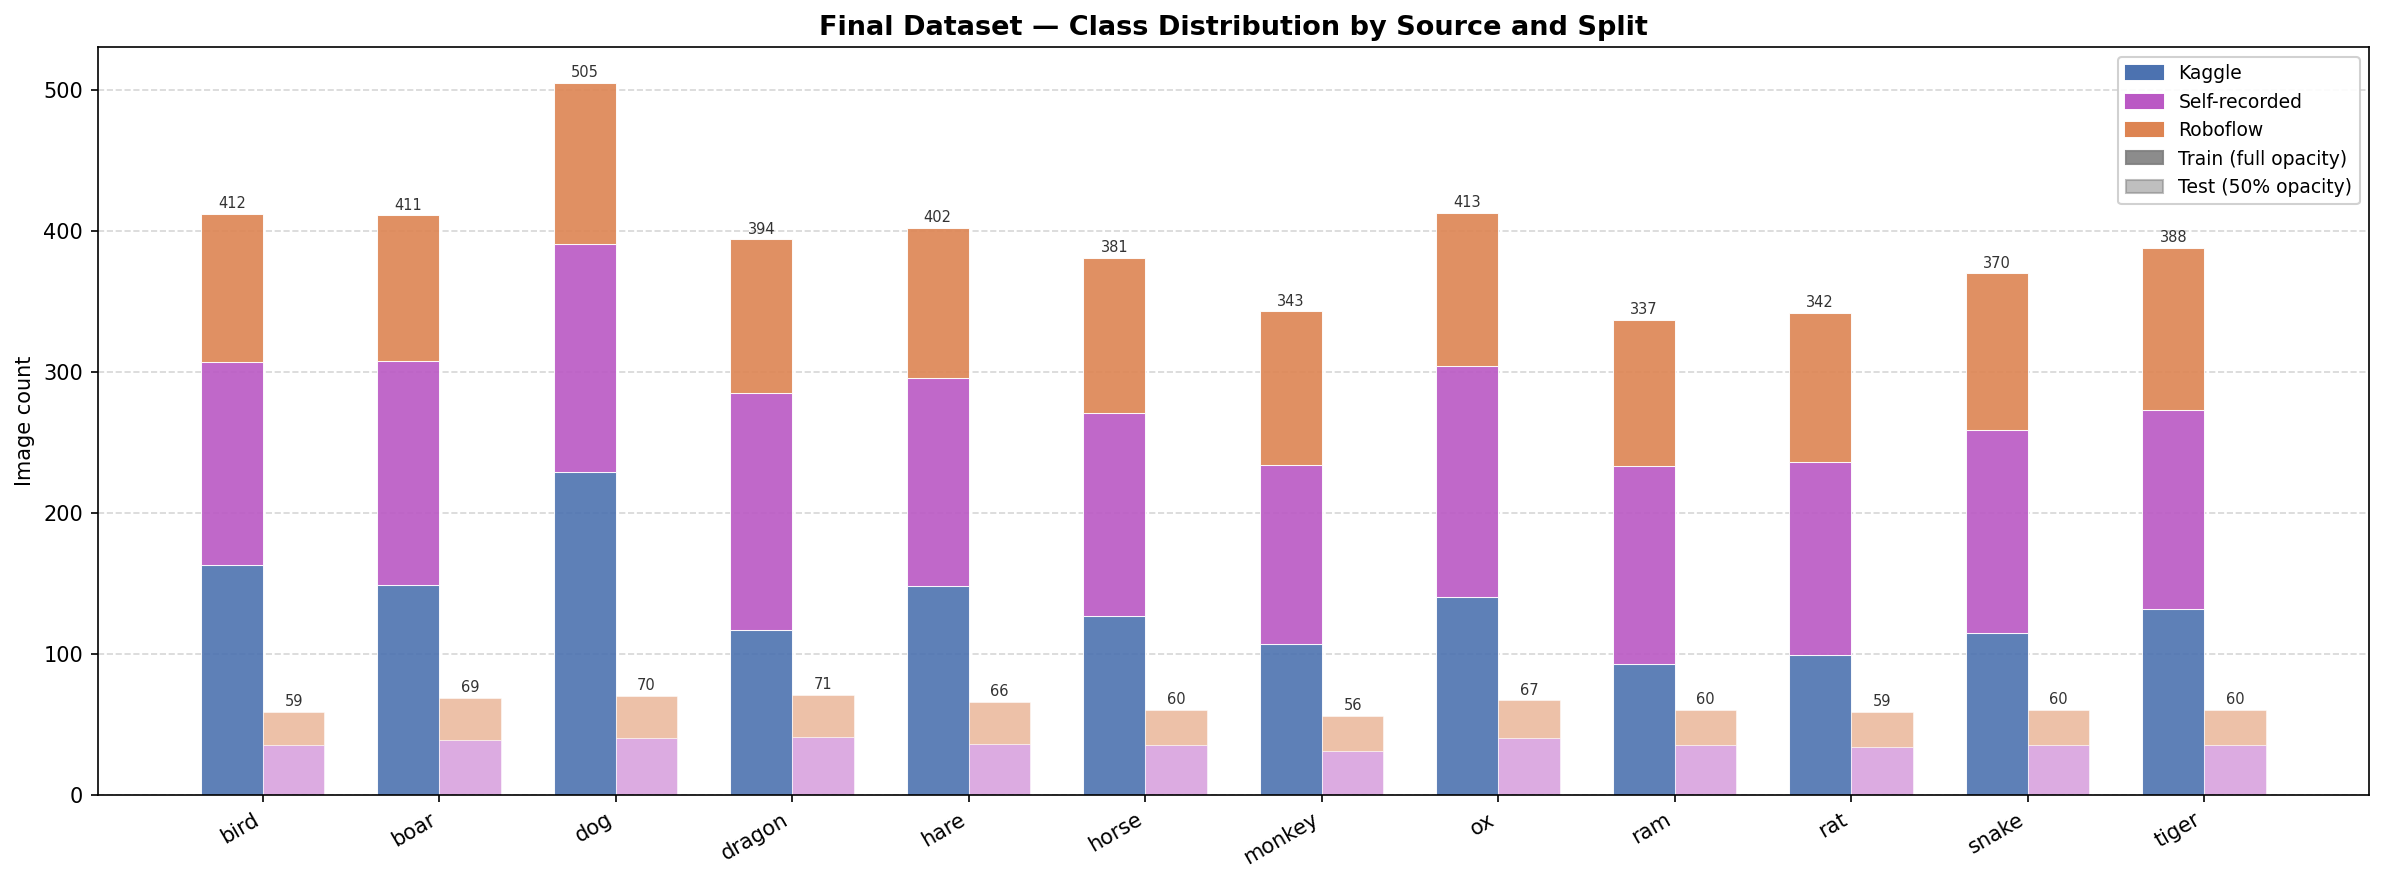

Reproduce this figure in Python.
"""Analyzes the Final dataset and creates a stacked bar chart by class, split, and image source."""

from pathlib import Path
import matplotlib.pyplot as plt
import matplotlib.patches as mpatches
import numpy as np


OWN_NAMES = {"ishana", "mert", "jeni", "ajeong", "chenxi"}


def get_source(filename: str) -> str:
    name = filename.lower()
    if name.startswith("img"):
        return "kaggle"
    if any(person in name for person in OWN_NAMES):
        return "own"
    return "roboflow"


def count_images(split_dir: Path) -> dict[str, dict[str, int]]:
    """
    Returns {class_name: {"kaggle": n, "own": n, "roboflow": n}}
    """
    counts = {}
    for class_dir in sorted(split_dir.iterdir()):
        if not class_dir.is_dir():
            continue
        class_name = class_dir.name.lower()
        counts[class_name] = {"kaggle": 0, "own": 0, "roboflow": 0}
        for img in class_dir.iterdir():
            if img.is_file():
                counts[class_name][get_source(img.name)] += 1
    return counts


def plot(
    train_counts: dict,
    test_counts:  dict,
    output_path:  Path,
):
    classes = sorted(set(list(train_counts.keys()) + list(test_counts.keys())))
    n       = len(classes)
    x       = np.arange(n)

    # Colors
    colors = {
        "kaggle":   "#4C72B0",
        "own":      "#BA58C4",
        "roboflow": "#DD8452",
    }

    bar_w = 0.35

    fig, ax = plt.subplots(figsize=(16, 6))

    for i, (split_counts, offset, label_suffix) in enumerate([
        (train_counts, -bar_w / 2, "Train"),
        (test_counts,  +bar_w / 2, "Test"),
    ]):
        bottoms = np.zeros(n)
        for source in ("kaggle", "own", "roboflow"):
            values = np.array([split_counts.get(cls, {}).get(source, 0) for cls in classes])
            bars   = ax.bar(
                x + offset, values, bar_w,
                bottom=bottoms,
                color=colors[source],
                alpha=0.9 if label_suffix == "Train" else 0.5,
                edgecolor="white",
                linewidth=0.5,
            )
            bottoms += values

        # Total label on top of each bar
        totals = np.array([sum(split_counts.get(cls, {}).values()) for cls in classes])
        for xi, total in zip(x + offset, totals):
            if total > 0:
                ax.text(xi, total + 2, str(total),
                        ha="center", va="bottom", fontsize=7, color="#333333")

    # ── Legend ────────────────────────────────────────────────────────────────
    source_patches = [
        mpatches.Patch(color=colors["kaggle"],   label="Kaggle"),
        mpatches.Patch(color=colors["own"],       label="Self-recorded"),
        mpatches.Patch(color=colors["roboflow"],  label="Roboflow"),
    ]
    alpha_patches = [
        mpatches.Patch(color="grey", alpha=0.9, label="Train (full opacity)"),
        mpatches.Patch(color="grey", alpha=0.5, label="Test (50% opacity)"),
    ]
    ax.legend(handles=source_patches + alpha_patches,
              loc="upper right", fontsize=9, framealpha=0.9)

    ax.set_xticks(x)
    ax.set_xticklabels(classes, rotation=30, ha="right", fontsize=10)
    ax.set_ylabel("Image count")
    ax.set_title("Final Dataset — Class Distribution by Source and Split", fontsize=13, fontweight="bold")
    ax.yaxis.grid(True, linestyle="--", alpha=0.5)
    ax.set_axisbelow(True)

    plt.tight_layout()
    output_path.parent.mkdir(parents=True, exist_ok=True)
    plt.savefig(output_path, dpi=150, bbox_inches="tight")
    plt.show()
    print(f"Plot saved to: {output_path.resolve()}")


def print_summary(train_counts: dict, test_counts: dict):
    classes = sorted(set(list(train_counts.keys()) + list(test_counts.keys())))
    header  = f"{'Class':<12} {'Train':>7} {'Test':>7}  {'Kaggle(tr)':>10} {'Own(tr)':>8} {'Robo(tr)':>8}"
    print("\n" + "=" * len(header))
    print("FINAL DATASET SUMMARY")
    print("=" * len(header))
    print(header)
    print("-" * len(header))
    for cls in classes:
        tr   = train_counts.get(cls, {})
        te   = test_counts.get(cls,  {})
        t_total = sum(tr.values())
        e_total = sum(te.values())
        print(f"  {cls:<12} {t_total:>7} {e_total:>7}  "
              f"{tr.get('kaggle',0):>10} {tr.get('own',0):>8} {tr.get('roboflow',0):>8}")
    print("-" * len(header))
    all_tr = sum(sum(v.values()) for v in train_counts.values())
    all_te = sum(sum(v.values()) for v in test_counts.values())
    print(f"  {'TOTAL':<12} {all_tr:>7} {all_te:>7}")


if __name__ == "__main__":
    REPO_ROOT     = Path(__file__).resolve().parent.parent
    FINAL_DATASET = FINAL_DATASET = REPO_ROOT / "datasets" / "final"
    OUTPUT_PATH   = OUTPUT_PATH   = Path(__file__).resolve().parent / "final_dataset_distribution.png"

    train_dir = FINAL_DATASET / "train"
    test_dir  = FINAL_DATASET / "test"

    print("Counting train images...")
    train_counts = count_images(train_dir)

    print("Counting test images...")
    test_counts = count_images(test_dir)

    print_summary(train_counts, test_counts)
    plot(train_counts, test_counts, OUTPUT_PATH)
